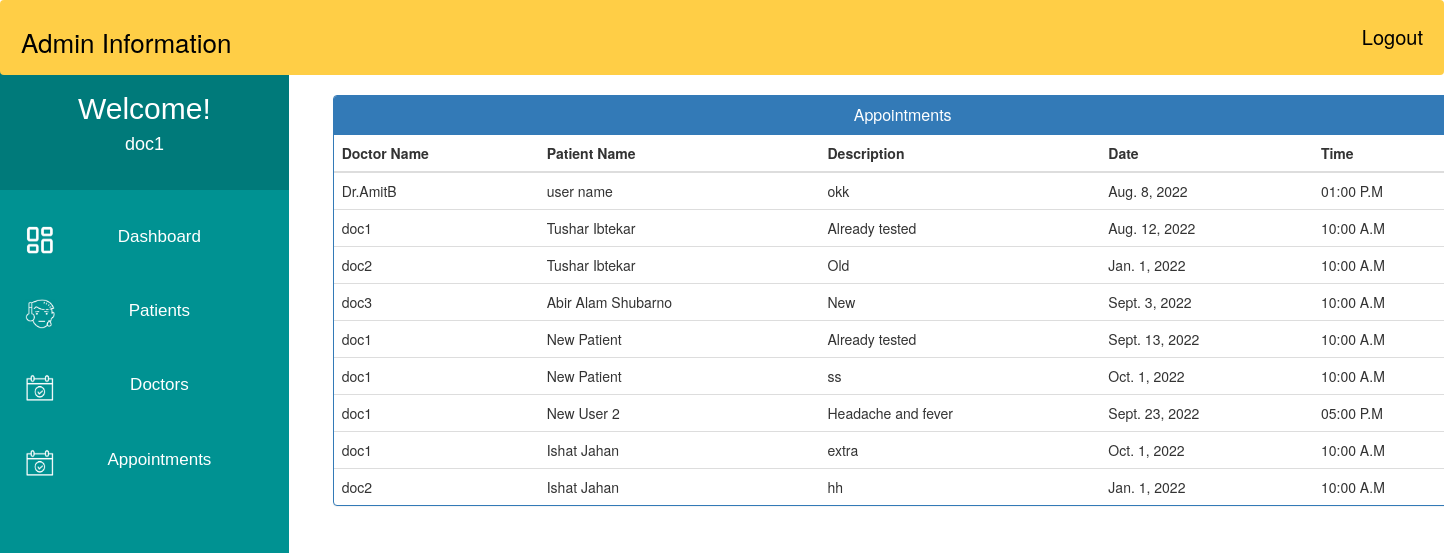
Page /admin_view_appointment/ (signed in) on the committed database.
### MyApp/models.py (models this page shows, shortened)
class Appointment(models.Model):
    patientId=models.PositiveIntegerField(null=True)
    doctorId=models.PositiveIntegerField(null=True)
    patientName=models.CharField(max_length=40,null=True)
    doctorName=models.CharField(max_length=40,null=True)
    appointmentDate=models.DateField(null=False)
    description=models.TextField(max_length=500)
    status=models.BooleanField(default=False)
    time = models.CharField(max_length=10, choices=Time,default="")

### MyApp/views.py (the view)
# urls.py: path('admin_view_appointment/', views.admin_view_appointment, name="admin_view_appointment"),
@login_required(login_url='adminlogin')
def admin_view_appointment(request):
    appointments=Appointment.objects.all().filter(status=True)
    return render(request,'MyApp/admin_view_appointment.html',{'appointments':appointments})

### templates/MyApp/admin_view_appointment.html (shortened to what this page needs)
{% extends 'MyApp/admin_base.html' %}
{% block content_dashboard %}
<head>
  <link href="//netdna.bootstrapcdn.com/bootstrap/3.0.0/css/bootstrap.min.css" rel="stylesheet" id="bootstrap-css">
</head>
<div class="container" style="margin-left:22%; margin-right:5%;">
  <div class="panel panel-primary">
    <div class="panel-heading">
      <h6 class="panel-title">Appointments</h6>
    </div>
    <table class="table table-hover" id="dev-table">
      <thead>
        <tr>
          <th>Doctor Name</th>
          <th>Patient Name</th>
          <th>Description</th>
          <th>Date</th>
          <th>Time</th>
        </tr>
      </thead>
      {% for a in appointments %}
      <tr>
        <td> {{a.doctorName}}</td>
        <td>{{a.patientName}}</td>
        <td>{{a.description}}</td>
        <td>{{a.appointmentDate}}</td>
        <td>{{a.time}}</td>
      </tr>
      {% endfor %}
    </table>
  </div>
</div>
{% endblock content_dashboard %}

### templates/MyApp/admin_base.html (shortened to what this page needs)
<!DOCTYPE html>
{% load staticfiles %}
<html lang="en">
<head>
</head>
<body>
    <div class="navbar">
        <a>Admin Information</a>
        <a href="{% url 'MyApp:logout' %}" class="logoutbtn" style="font-size:18px, text-align: center;">Logout</a>
    </div>
     <div class="sidebar">
        <div class="userprofile">
            <h2 style="color:white; font-family:sans-serif; padding-top:25px; text-align:center; margin:0px;">Welcome!</h2>
            <h4 style="color:white; font-family:sans-serif; text-align:center; padding-bottom:35px;">{{request.user.username}}</h4>
        </div>
        <a href="{% url 'MyApp:admin_dashboard' %}"><img class="icon" src="{% static "images/PDash.png" %}">Dashboard</a>
        <a href="{% url 'MyApp:admin_patient' %}"><img class="icon" src="{% static "images/PIcon.png" %}">Patients</a>
        <a href="{% url 'MyApp:admin_doctor' %}"><img class="icon" src="{% static "images/ApptIcon.png" %}">Doctors</a>
        <a href="{% url 'MyApp:admin_appointment' %}"><img class="icon" src="{% static "images/ApptIcon.png" %}">Appointments</a>
    </div>
{%  block content_dashboard %}
{%  endblock content_dashboard %}
</body>
</html>

### templates/MyApp/admin_base.html (style rules this page uses)
body { background-color: rgb(255, 255, 255); padding: 0px; margin-top: 0px; margin-left: 0px; margin-right: 0px; margin-bottom: 0px; }
.navbar { overflow: hidden; background-color: rgb(255, 206, 70); height:75px; width:100%; padding-top:22px; z-index:1; top:0; position:fixed; display:block; }
.navbar a { float: left; display:block; font-size: 26px; color: black; text-align: center; padding-left:20px; text-decoration: none; }
.navbar .logoutbtn { float: right; display:block; font-size: 20px; color: black; text-align: center; padding-right:20px; text-decoration: none; }
.sidebar .userprofile { background-color: rgb(0, 122, 122); }
.sidebar { margin-top: 0px; padding-top: 0px; width: 20%; text-align: center; height=100vh; background-color: rgb(0, 146, 146); font-family: sans-serif; font-size:17px; font-weight: normal; position: fixed; top: 67px; left: 0; bottom: 0; }
.sidebar a { display: block; color: white; padding: 25px; text-decoration: none; }
.icon { float:left; width:30px; height:30px; }

### templates/MyApp/admin_view_appointment.html (style rules this page uses)
a:link { text-decoration: none; }
h6 { text-align: center; }

### rows in the picture
Appointment: doctorName "Dr.AmitB", patientName "user name", description "okk", appointmentDate "Aug. 8, 2022", time "01:00 P.M"
Appointment: doctorName "doc1", patientName "Tushar Ibtekar", description "Already tested", appointmentDate "Aug. 12, 2022", time "10:00 A.M"
Appointment: doctorName "doc2", patientName "Tushar Ibtekar", description "Old", appointmentDate "Jan. 1, 2022", time "10:00 A.M"
Appointment: doctorName "doc3", patientName "Abir Alam Shubarno", description "New", appointmentDate "Sept. 3, 2022", time "10:00 A.M"
Appointment: doctorName "doc1", patientName "New Patient", description "Already tested", appointmentDate "Sept. 13, 2022", time "10:00 A.M"
Appointment: doctorName "doc1", patientName "New Patient", description "ss", appointmentDate "Oct. 1, 2022", time "10:00 A.M"
Appointment: doctorName "doc1", patientName "New User 2", description "Headache and fever", appointmentDate "Sept. 23, 2022", time "05:00 P.M"
Appointment: doctorName "doc1", patientName "Ishat Jahan", description "extra", appointmentDate "Oct. 1, 2022", time "10:00 A.M"
Appointment: doctorName "doc2", patientName "Ishat Jahan", description "hh", appointmentDate "Jan. 1, 2022", time "10:00 A.M"

### other values in the picture
{{ request.user.username }} "doc1"
